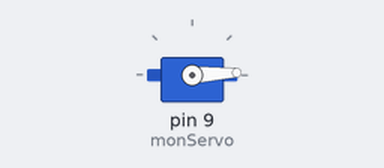
A sketch run on a simulated Arduino Uno, built with avr-gcc and run on an emulated ATmega328P. Shown: servo.

Above: at 0.05 s.
At 0.9 s:
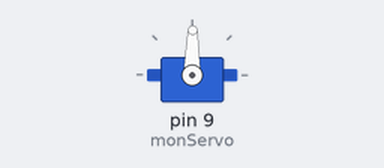
At 1.75 s:
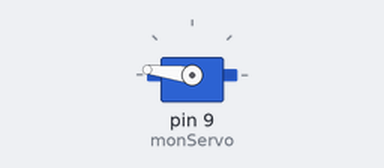
At 3.45 s:
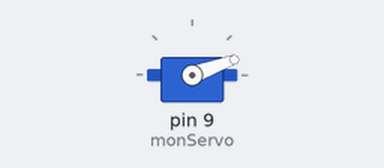
Timing chart, 0 to 8.4 s (numbered marks = the images above):
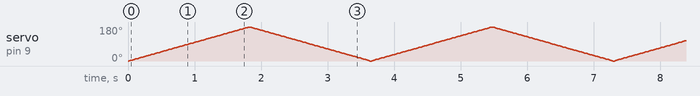

The sketch:

test_servomotor.ino
```cpp
#include <Servo.h>

Servo monServo;  // Création de l'objet servo

void setup() {
  monServo.attach(9);  // Connecte ton servo à la pin 9 (change si nécessaire)
}

void loop() {
  for(int i =0; i<10; i++) {
     // Aller de 0 à 180
  for (int angle = 0; angle <= 180; angle++) {
    monServo.write(angle);
    delay(10);  // Plus petit = plus rapide
  }

  // Revenir de 180 à 0
  for (int angle = 180; angle >= 0; angle--) {
    monServo.write(angle);
    delay(10);
  }
  }

}


//j ajoute ce com
```
